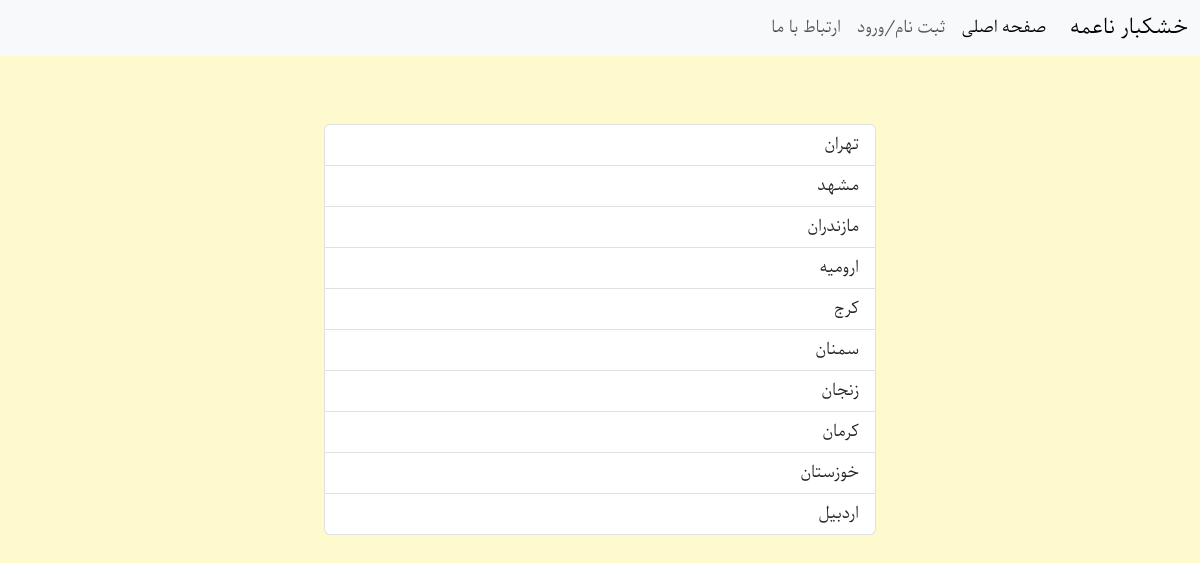
Screenshot of /city/ with the database file from the repository.
### shop/models.py (models this page shows, shortened)
class City(models.Model):
    name=models.CharField(max_length=100)

### shop/views.py (the view)
# urls.py: path('city/', CityVeiw.as_view(), name='cities'),
class CityVeiw(ListView):
    model = City
    template_name = 'city.html'

### templates/city.html
{% extends 'base.html' %}
{% block content %}
    <ul class="list-group m-5 align-items-center">
        {% for city in city_list %}
            {% if city.inventory %}
                <li class="list-group-item city-list w-50"><a href="{% url 'citydetail' city.id %}" class="link-dark link-underline link-underline-opacity-0 link-underline-opacity-50-hover">{{ city.name }}</a> </li>
            {% endif %}
        {% endfor %}
    </ul>
{% endblock %}

### static/css/style.css (style rules this page uses)
* { font-family: parastoo; }
body { background: #FFFACD; }

### rows the page displays
City: name "تهران"
City: name "مشهد"
City: name "مازندران"
City: name "ارومیه"
City: name "کرج"
City: name "سمنان"
City: name "زنجان"
City: name "کرمان"
City: name "خوزستان"
City: name "اردبیل"
